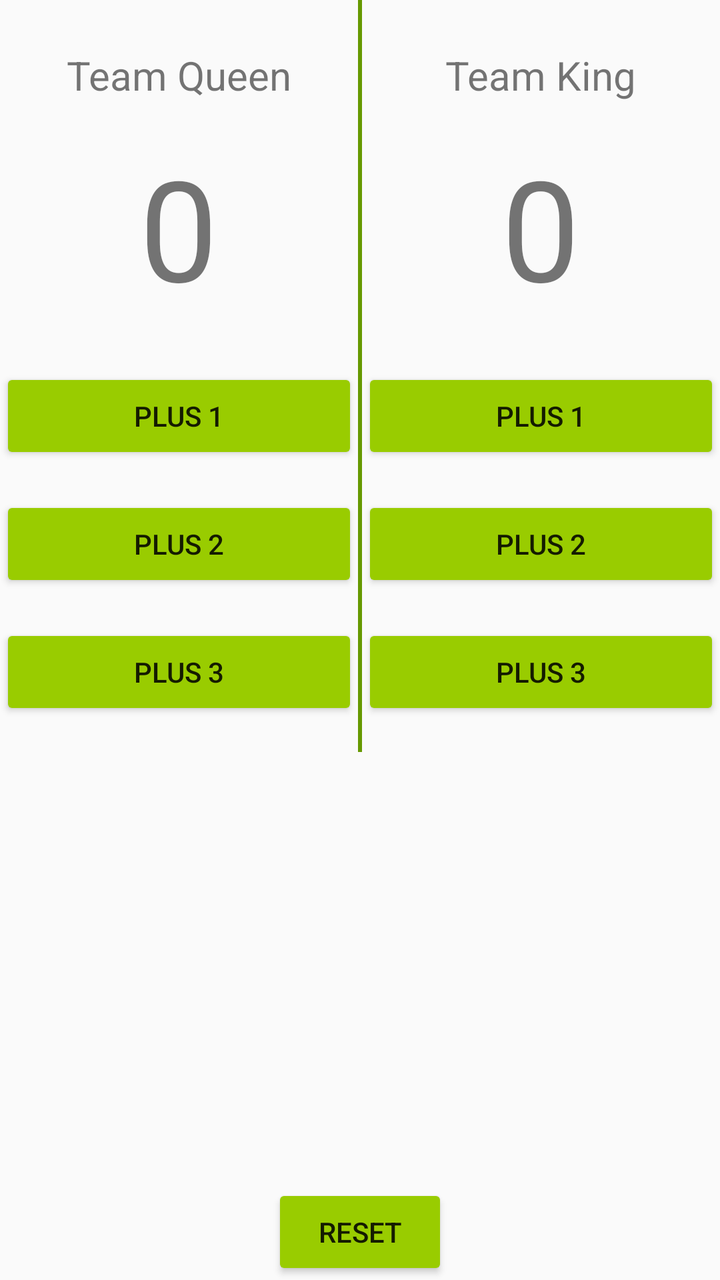
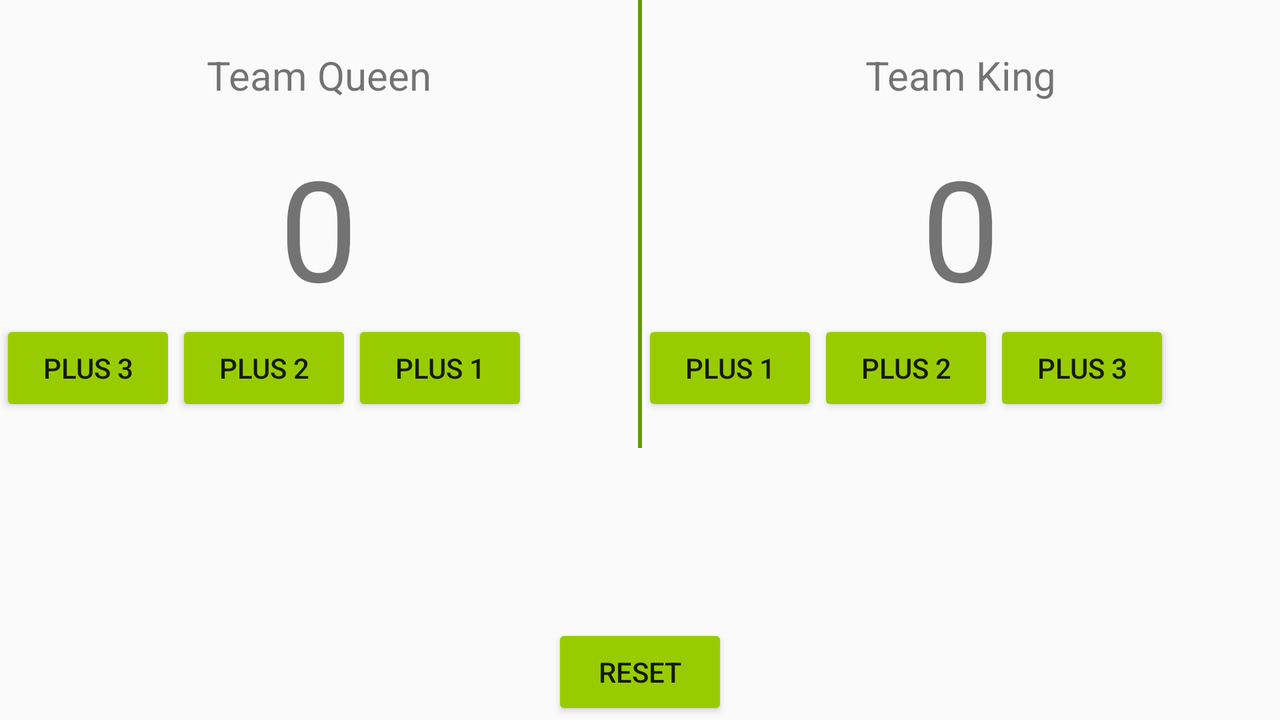

The same Android screen from two of the app's own layout files: first res/layout/ as a phone draws it, then the repository's variant for another configuration, drawn on a device whose configuration selects that folder. Both files follow.
<!-- AndroidManifest.xml: application theme AppTheme -->
<!-- res/layout/activity_second.xml -->
<?xml version="1.0" encoding="utf-8"?>
<RelativeLayout xmlns:android="http://schemas.android.com/apk/res/android"
    xmlns:tools="http://schemas.android.com/tools"
    android:layout_width="match_parent"
    android:layout_height="match_parent">
<LinearLayout
    android:layout_width="match_parent"
    android:layout_height="wrap_content"
    android:orientation="horizontal">
    <LinearLayout
        android:layout_width="0dp"
        android:layout_height="wrap_content"
        android:orientation="vertical"
        android:layout_weight="1"
        >

        <TextView
            android:id="@+id/teamname"
            android:layout_width="match_parent"
            android:layout_height="wrap_content"
            android:layout_marginTop="24dp"
            android:layout_marginBottom="16dp"
            android:gravity="center"
            android:text="@string/second2"
            android:textSize="20sp" />

        <TextView
            android:id="@+id/score"
            android:layout_width="match_parent"
            android:layout_height="wrap_content"
            android:layout_marginBottom="24dp"
            android:gravity="center"
            android:text="@string/second3"
            android:textSize="70sp" />

        <Button
            android:id="@+id/btn_1"
            android:layout_width="match_parent"
            android:layout_height="wrap_content"
            android:layout_marginBottom="16dp"
            android:onClick="btn1"
            android:text="@string/btn1"
            tools:textColorLink="?attr/colorError" />

        <Button
            android:id="@+id/btn_2"
            android:layout_width="match_parent"
            android:layout_height="wrap_content"
            android:layout_marginBottom="16dp"
            android:onClick="btn2"
            android:text="@string/btn2" />

        <Button
            android:id="@+id/btn_3"
            android:layout_width="match_parent"
            android:layout_height="wrap_content"
            android:layout_marginBottom="16dp"
            android:onClick="btn3"
            android:text="@string/btn3" />

    </LinearLayout>

    <TextView
        android:layout_width="2dp"
        android:layout_height="match_parent"
        android:background="@android:color/holo_green_dark" />

    <LinearLayout
        android:layout_width="0dp"
        android:layout_height="wrap_content"
        android:orientation="vertical"
        android:layout_weight="1">

        <TextView
            android:id="@+id/teamname2"
            android:layout_width="match_parent"
            android:layout_height="wrap_content"
            android:layout_marginTop="24dp"
            android:layout_marginBottom="16dp"
            android:gravity="center"
            android:text="@string/second4"
            android:textSize="20sp" />

        <TextView
            android:id="@+id/score2"
            android:layout_width="match_parent"
            android:layout_height="wrap_content"
            android:layout_marginBottom="24dp"
            android:gravity="center"
            android:text="@string/second3"
            android:textColorLink="@android:color/holo_green_dark"
            android:textSize="70sp" />

        <Button
            android:id="@+id/btn_12"
            android:layout_width="match_parent"
            android:layout_height="wrap_content"
            android:layout_marginBottom="16dp"
            android:onClick="btn1"
            android:text="@string/btn1" />

        <Button
            android:id="@+id/btn_22"
            android:layout_width="match_parent"
            android:layout_height="wrap_content"
            android:layout_marginBottom="16dp"
            android:onClick="btn2"
            android:text="@string/btn2" />

        <Button
            android:id="@+id/btn_32"
            android:layout_width="match_parent"
            android:layout_height="wrap_content"
            android:layout_marginBottom="16dp"
            android:onClick="btn3"
            android:text="@string/btn3"
            android:textColorLink="@android:color/holo_green_light" />

    </LinearLayout>
</LinearLayout>

    <Button
        android:id="@+id/botton_reset"
        android:layout_width="wrap_content"
        android:layout_height="wrap_content"
        android:layout_alignParentBottom="true"
        android:layout_centerHorizontal="true"
        android:layout_marginBottom="0dp"
        android:onClick="btnreset"
        android:text="@string/second" />

</RelativeLayout>
<!-- resources referenced by this layout -->
<resources>
  <string name="btn1">Plus 1</string>
  <string name="btn2">Plus 2</string>
  <string name="btn3">Plus 3</string>
      v
  <string name="second">reset</string>
  <string name="second2">Team Queen</string>
  <string name="second3">0</string>
  <string name="second4">Team King</string>
  <style name="AppTheme" parent="Theme.AppCompat.Light.DarkActionBar">
          
          <item name="colorPrimary">@android:color/holo_purple</item>
          <item name="colorPrimaryDark">@android:color/holo_orange_dark</item>
          <item name="colorAccent">@color/colorAccent</item>
          <item name="colorButtonNormal">@android:color/holo_green_light</item>
      </style>
</resources>
<!-- res/layout-land/activity_second.xml (the repository's variant of the layout above) -->
<!-- drawn on the phone turned sideways -->
<?xml version="1.0" encoding="utf-8"?>
<RelativeLayout xmlns:android="http://schemas.android.com/apk/res/android"
    xmlns:tools="http://schemas.android.com/tools"
    android:layout_width="match_parent"
    android:layout_height="match_parent">
<LinearLayout
    android:layout_width="match_parent"
    android:layout_height="wrap_content"
    android:orientation="horizontal">
    <LinearLayout
        android:layout_width="0dp"
        android:layout_height="wrap_content"
        android:orientation="vertical"
        android:layout_weight="1"
        >

        <TextView
            android:id="@+id/teamname"
            android:layout_width="match_parent"
            android:layout_height="wrap_content"
            android:layout_marginTop="24dp"
            android:layout_marginBottom="16dp"
            android:gravity="center"
            android:text="@string/second2"
            android:textSize="20sp" />

        <TextView
            android:id="@+id/score"
            android:layout_width="match_parent"
            android:layout_height="wrap_content"
            android:gravity="center"
            android:text="@string/second3"
            android:textSize="70sp" />

        <LinearLayout
            android:layout_width="match_parent"
            android:layout_height="match_parent"
            android:orientation="horizontal">

            <Button
                android:id="@+id/btn_3"
                android:layout_width="wrap_content"
                android:layout_height="match_parent"
                android:layout_marginBottom="16dp"
                android:onClick="btn3"
                android:text="@string/btn3" />

            <Button
                android:id="@+id/btn_2"
                android:layout_width="wrap_content"
                android:layout_height="match_parent"
                android:layout_marginBottom="16dp"
                android:onClick="btn2"
                android:text="@string/btn2" />

            <Button
                android:id="@+id/btn_1"
                android:layout_width="wrap_content"
                android:layout_height="match_parent"
                android:layout_marginBottom="16dp"
                android:onClick="btn1"
                android:text="@string/btn1"
                tools:textColorLink="?attr/colorError" />
        </LinearLayout>

    </LinearLayout>

    <TextView
        android:layout_width="2dp"
        android:layout_height="match_parent"
        android:background="@android:color/holo_green_dark" />

    <LinearLayout
        android:layout_width="0dp"
        android:layout_height="wrap_content"
        android:orientation="vertical"
        android:layout_weight="1">

        <TextView
            android:id="@+id/teamname2"
            android:layout_width="match_parent"
            android:layout_height="wrap_content"
            android:layout_marginTop="24dp"
            android:layout_marginBottom="16dp"
            android:gravity="center"
            android:text="@string/second4"
            android:textSize="20sp" />

        <TextView
            android:id="@+id/score2"
            android:layout_width="match_parent"
            android:layout_height="wrap_content"
            android:gravity="center"
            android:text="@string/second3"
            android:textColorLink="@android:color/holo_green_dark"
            android:textSize="70sp" />

        <LinearLayout
            android:layout_width="match_parent"
            android:layout_height="match_parent"
            android:orientation="horizontal">

            <Button
                android:id="@+id/btn_12"
                android:layout_width="wrap_content"
                android:layout_height="match_parent"
                android:layout_marginBottom="16dp"
                android:onClick="btn1"
                android:text="@string/btn1" />

            <Button
                android:id="@+id/btn_22"
                android:layout_width="wrap_content"
                android:layout_height="match_parent"
                android:layout_marginBottom="16dp"
                android:onClick="btn2"
                android:text="@string/btn2" />

            <Button
                android:id="@+id/btn_32"
                android:layout_width="wrap_content"
                android:layout_height="match_parent"
                android:layout_marginBottom="16dp"
                android:onClick="btn3"
                android:text="@string/btn3"
                android:textColorLink="@android:color/holo_green_light" />
        </LinearLayout>

    </LinearLayout>
</LinearLayout>

    <Button
        android:id="@+id/botton_reset"
        android:layout_width="wrap_content"
        android:layout_height="wrap_content"
        android:layout_alignParentBottom="true"
        android:layout_centerHorizontal="true"
        android:layout_marginBottom="0dp"
        android:onClick="btnreset"
        android:text="@string/second" />

</RelativeLayout>
